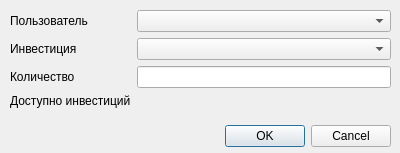
<?xml version="1.0" encoding="UTF-8"?>
<ui version="4.0">
 <class>Sell_Investition</class>
 <widget class="QDialog" name="Sell_Investition">
  <property name="geometry">
   <rect>
    <x>0</x>
    <y>0</y>
    <width>400</width>
    <height>153</height>
   </rect>
  </property>
  <property name="windowTitle">
   <string>Dialog</string>
  </property>
  <widget class="QDialogButtonBox" name="buttonBox">
   <property name="geometry">
    <rect>
     <x>50</x>
     <y>120</y>
     <width>341</width>
     <height>32</height>
    </rect>
   </property>
   <property name="orientation">
    <enum>Qt::Horizontal</enum>
   </property>
   <property name="standardButtons">
    <set>QDialogButtonBox::Cancel|QDialogButtonBox::Ok</set>
   </property>
  </widget>
  <widget class="QWidget" name="formLayoutWidget">
   <property name="geometry">
    <rect>
     <x>10</x>
     <y>10</y>
     <width>381</width>
     <height>101</height>
    </rect>
   </property>
   <layout class="QFormLayout" name="formLayout">
    <item row="0" column="0">
     <widget class="QLabel" name="label">
      <property name="text">
       <string>Пользователь</string>
      </property>
     </widget>
    </item>
    <item row="0" column="1">
     <widget class="QComboBox" name="comboBox"/>
    </item>
    <item row="1" column="0">
     <widget class="QLabel" name="label_2">
      <property name="text">
       <string>Инвестиция</string>
      </property>
     </widget>
    </item>
    <item row="1" column="1">
     <widget class="QComboBox" name="comboBox_2"/>
    </item>
    <item row="2" column="0">
     <widget class="QLabel" name="label_3">
      <property name="text">
       <string>Количество</string>
      </property>
     </widget>
    </item>
    <item row="2" column="1">
     <widget class="QLineEdit" name="lineEdit"/>
    </item>
    <item row="3" column="0">
     <widget class="QLabel" name="label_4">
      <property name="text">
       <string>Доступно инвестиций</string>
      </property>
     </widget>
    </item>
    <item row="3" column="1">
     <widget class="QLabel" name="countLabel">
      <property name="text">
       <string/>
      </property>
     </widget>
    </item>
   </layout>
  </widget>
 </widget>
 <resources/>
 <connections>
  <connection>
   <sender>buttonBox</sender>
   <signal>accepted()</signal>
   <receiver>Sell_Investition</receiver>
   <slot>accept()</slot>
   <hints>
    <hint type="sourcelabel">
     <x>248</x>
     <y>254</y>
    </hint>
    <hint type="destinationlabel">
     <x>157</x>
     <y>274</y>
    </hint>
   </hints>
  </connection>
  <connection>
   <sender>buttonBox</sender>
   <signal>rejected()</signal>
   <receiver>Sell_Investition</receiver>
   <slot>reject()</slot>
   <hints>
    <hint type="sourcelabel">
     <x>316</x>
     <y>260</y>
    </hint>
    <hint type="destinationlabel">
     <x>286</x>
     <y>274</y>
    </hint>
   </hints>
  </connection>
  <connection>
   <sender>comboBox</sender>
   <signal>currentIndexChanged(int)</signal>
   <receiver>Sell_Investition</receiver>
   <slot>changeUser(int)</slot>
   <hints>
    <hint type="sourcelabel">
     <x>258</x>
     <y>21</y>
    </hint>
    <hint type="destinationlabel">
     <x>199</x>
     <y>76</y>
    </hint>
   </hints>
  </connection>
 </connections>
 <slots>
  <slot>changeUser(int)</slot>
 </slots>
</ui>
